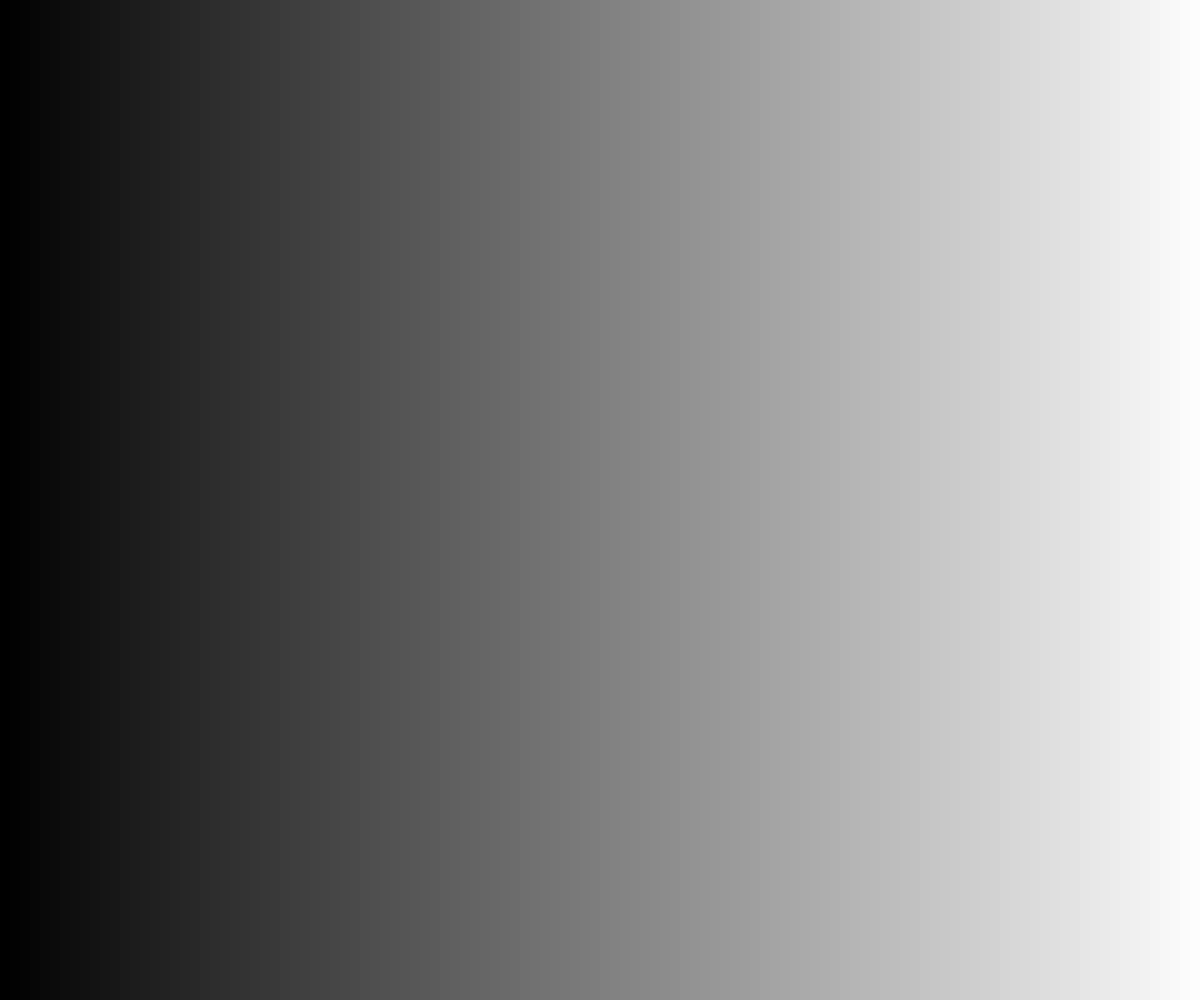
Frame 1 (no input)
Frame 60 (no input): identical to frame 1, image omitted
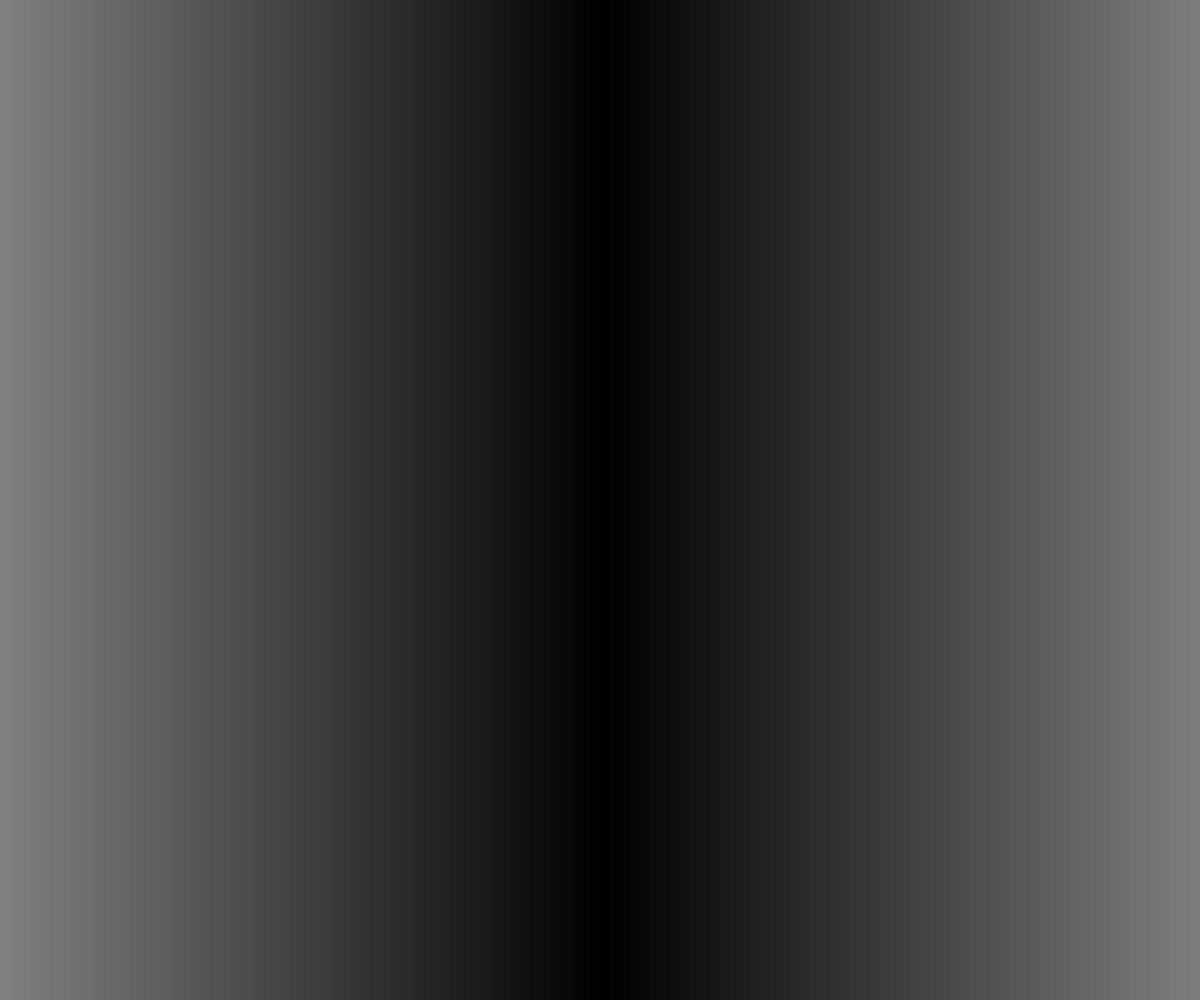
Frame 120 (the mouse pressed at the canvas centre since frame 60)

The p5.js sketch that drew these frames (run headless with seeded random() and noise() and a simulated clock; from frame 60 on, the mouse is pressed at the canvas centre):

// p5.js sketch
// ── sketch.js
function setup() {
	createCanvas(windowWidth, windowHeight);
}

function draw() {
	background(0);
	// start with i as 0
	var i = 0;
	// while i < width
	while (i < width) {
		noStroke();
		// dist between curr rect and mouse is equal to 
		// abs val of diff between i and mouseX
		var distance = abs(mouseX - i)
		// scale for larger screens
		var c = map(distance, 0, width, 0, 255);
		fill(c);
		rect(i, 0, 10, height);
		i += 10;
	}
}
